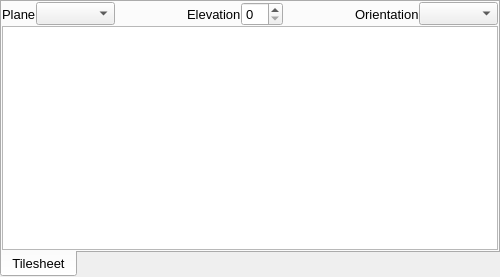
<?xml version="1.0" encoding="UTF-8"?>
<ui version="4.0">
 <class>SheetDockWidget</class>
 <widget class="QDockWidget" name="SheetDockWidget">
  <property name="geometry">
   <rect>
    <x>0</x>
    <y>0</y>
    <width>500</width>
    <height>277</height>
   </rect>
  </property>
  <property name="minimumSize">
   <size>
    <width>479</width>
    <height>277</height>
   </size>
  </property>
  <property name="font">
   <font>
    <pointsize>10</pointsize>
   </font>
  </property>
  <property name="features">
   <set>QDockWidget::AllDockWidgetFeatures</set>
  </property>
  <property name="allowedAreas">
   <set>Qt::BottomDockWidgetArea|Qt::LeftDockWidgetArea|Qt::RightDockWidgetArea</set>
  </property>
  <property name="windowTitle">
   <string>Sheet View</string>
  </property>
  <widget class="QWidget" name="dockWidgetContents">
   <layout class="QHBoxLayout" name="horizontalLayout">
    <property name="spacing">
     <number>0</number>
    </property>
    <property name="leftMargin">
     <number>0</number>
    </property>
    <property name="topMargin">
     <number>0</number>
    </property>
    <property name="rightMargin">
     <number>0</number>
    </property>
    <property name="bottomMargin">
     <number>0</number>
    </property>
    <item>
     <widget class="QTabWidget" name="sheetTabWidget">
      <property name="tabPosition">
       <enum>QTabWidget::South</enum>
      </property>
      <widget class="QWidget" name="sheetView">
       <attribute name="title">
        <string>Tilesheet</string>
       </attribute>
       <layout class="QVBoxLayout" name="verticalLayout">
        <property name="spacing">
         <number>0</number>
        </property>
        <property name="leftMargin">
         <number>0</number>
        </property>
        <property name="topMargin">
         <number>0</number>
        </property>
        <property name="rightMargin">
         <number>0</number>
        </property>
        <property name="bottomMargin">
         <number>0</number>
        </property>
        <item>
         <layout class="QVBoxLayout" name="sheetViewLayout">
          <property name="spacing">
           <number>0</number>
          </property>
          <item>
           <layout class="QHBoxLayout" name="horizontalLayout_3">
            <item>
             <widget class="QLabel" name="planeLabel">
              <property name="font">
               <font>
                <pointsize>10</pointsize>
               </font>
              </property>
              <property name="text">
               <string>Plane</string>
              </property>
             </widget>
            </item>
            <item>
             <widget class="QComboBox" name="planeComboBox">
              <property name="font">
               <font>
                <pointsize>10</pointsize>
               </font>
              </property>
             </widget>
            </item>
            <item>
             <spacer name="horizontalSpacer">
              <property name="orientation">
               <enum>Qt::Horizontal</enum>
              </property>
              <property name="sizeHint" stdset="0">
               <size>
                <width>40</width>
                <height>20</height>
               </size>
              </property>
             </spacer>
            </item>
            <item>
             <widget class="QLabel" name="elevLabel">
              <property name="font">
               <font>
                <pointsize>10</pointsize>
               </font>
              </property>
              <property name="text">
               <string>Elevation</string>
              </property>
             </widget>
            </item>
            <item>
             <widget class="QSpinBox" name="elevSpinBox"/>
            </item>
            <item>
             <spacer name="horizontalSpacer_2">
              <property name="orientation">
               <enum>Qt::Horizontal</enum>
              </property>
              <property name="sizeHint" stdset="0">
               <size>
                <width>40</width>
                <height>20</height>
               </size>
              </property>
             </spacer>
            </item>
            <item>
             <widget class="QLabel" name="orientLabel">
              <property name="text">
               <string>Orientation</string>
              </property>
             </widget>
            </item>
            <item>
             <widget class="QComboBox" name="orientComboBox"/>
            </item>
           </layout>
          </item>
          <item>
           <widget class="SheetView" name="m_tileSelectionView">
            <property name="toolTip">
             <string>&lt;html&gt;&lt;head/&gt;&lt;body&gt;&lt;p&gt;Select tiles for placement&lt;/p&gt;&lt;/body&gt;&lt;/html&gt;</string>
            </property>
           </widget>
          </item>
         </layout>
        </item>
       </layout>
      </widget>
     </widget>
    </item>
   </layout>
  </widget>
 </widget>
 <customwidgets>
  <customwidget>
   <class>SheetView</class>
   <extends>QGraphicsView</extends>
   <header>tk_sheet_view.h</header>
  </customwidget>
 </customwidgets>
 <resources/>
 <connections/>
</ui>
